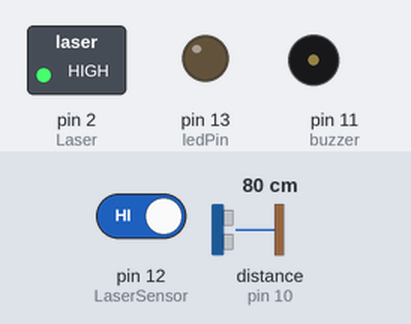
A sketch run on a simulated Arduino Uno, built with avr-gcc and run on an emulated ATmega328P. Parts: switched loads named in the sketch (green lamp = pin HIGH), output pins drawn as LEDs (lit = HIGH), buzzer (waves = sounding, pin HIGH). Wiring (inferred from the names in the program): ultrasonic range finder: trigger pin 9; echo pin 10. The test bench sets the inputs (shaded band); at power-on: distance to the obstacle (sensor on pin 10) 80 cm, pin 12 (LaserSensor) HIGH. The echo pulse lasts 58.3 µs per cm; pins used as bus, display or sensor lines are not drawn.

Above: at 1.2 s.
1.3 s: distance to the obstacle (sensor on pin 10) set to 34 cm
2.8 s: distance to the obstacle (sensor on pin 10) set to 27 cm
At 3.9 s:
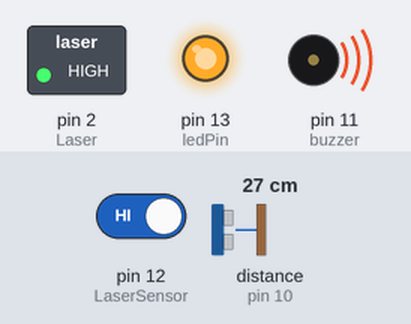
4.3 s: distance to the obstacle (sensor on pin 10) set to 35 cm
At 5.1 s:
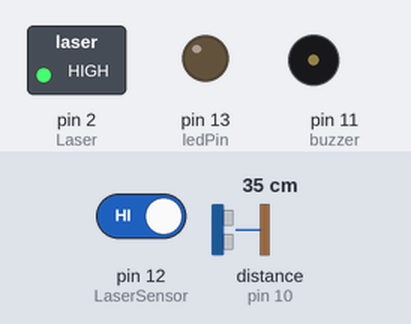
5.8 s: distance to the obstacle (sensor on pin 10) set to 2 cm
At 6.2 s:
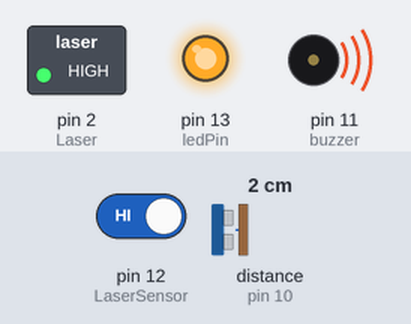
Timing chart, 0 to 8.3 s (numbered marks = the images above; inputs shaded):
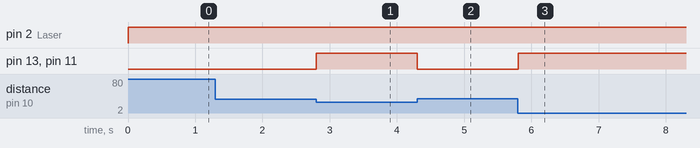

Measured:
- the behaviour switches between 32 and 31 cm on distance to the obstacle (sensor on pin 10) (found by bisection; images 0 and 1)
- after the input at 1.3 s, every drawn part: stays the same
- after the input at 2.8 s, pin 13 (ledPin), pin 11 (buzzer): LOW → HIGH at once
- after the input at 4.3 s, pin 13 (ledPin), pin 11 (buzzer): HIGH → LOW at once
- after the input at 5.8 s, pin 13 (ledPin), pin 11 (buzzer): LOW → HIGH at once

The sketch:

distance.ino
```cpp
const int trigPin = 9;
const int echoPin = 10;
const int buzzer = 11;
const int ledPin = 13;
const int Laser = 2;
const int LaserSensor=12;

long duration;
int distance;
int safetyDistance;
int SensorReading=HIGH;


void setup() {
pinMode(trigPin, OUTPUT); // Sets the trigPin as an Output
pinMode(echoPin, INPUT); // Sets the echoPin as an Input
pinMode(buzzer, OUTPUT);
pinMode(ledPin, OUTPUT);
pinMode(Laser, OUTPUT);
Serial.begin(9600); // Starts the serial communication
}


void loop()
{
digitalWrite(trigPin, LOW);
delayMicroseconds(2);
digitalWrite(trigPin, HIGH);
delayMicroseconds(10);
digitalWrite(trigPin, LOW);

// Reads the echoPin, returns the sound wave travel time in microseconds
duration = pulseIn(echoPin, HIGH);

// Calculating the distance
distance= duration*0.034/2;

digitalWrite(Laser, HIGH);
SensorReading = digitalRead(LaserSensor);
safetyDistance = distance;
if (safetyDistance <= 30 || SensorReading == LOW)
{
  digitalWrite(buzzer, HIGH);
  digitalWrite(ledPin, HIGH);
}
else
{
  digitalWrite(buzzer, LOW);
  digitalWrite(ledPin, LOW);
}
}
```
